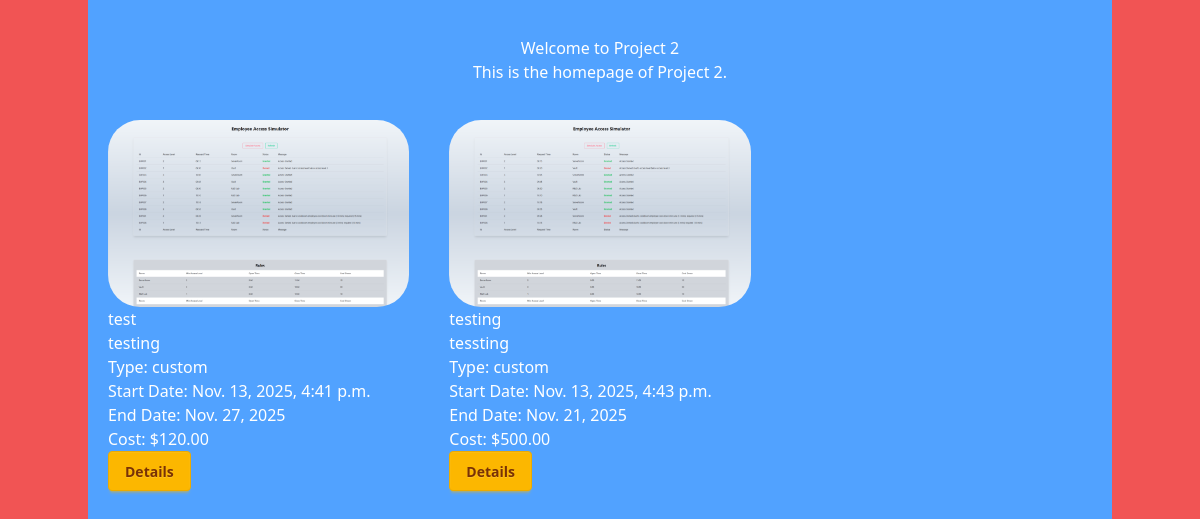
The page /project2/ on the database its author committed.
### project2/models.py (models this page shows, shortened)
class ProjectDetail(models.Model):
    title = models.CharField(max_length=200)
    image = models.ImageField(upload_to='project_images/')
    description = models.TextField()
    start_date = models.DateTimeField(default=timezone.now)
    end_date = models.DateField(null=True, blank=True)
    project_type = [("df","default"),("cf","custom")]
    type = models.CharField(max_length=2, choices=project_type)
    cost = models.DecimalField(max_digits=10, decimal_places=2,default=0.00)

### project2/views.py (the view)
# urls.py: path("", views.all_project2, name="all_project2"),
def all_project2(request):
    project_details = ProjectDetail.objects.all()
    return render(request, 'project2/all_project2.html',{'project_details':project_details})

### project2/templates/project2/all_project2.html (shortened to what this page needs)
{% extends 'layout.html' %}
{% block content %}
<div class="container mx-auto bg-blue-400 h-screen">
    <div class="flex flex-col my-5 p-4 items-center justify-center">
        <h1>Welcome to Project 2</h1>
        <p>This is the homepage of Project 2.</p>
    </div>
    <div class="grid grid-cols-3 gap-10 mx-5">
        {% for data in project_details  %}
        <div>
            <img src="{{ data.image.url }}" class="rounded-4xl" alt="{{ data.title }}">
            <h2>{{ data.title }}</h2>
            <p>{{ data.description }}</p>
            <p>Type: {{ data.get_type_display }}</p>
            <p>Start Date: {{ data.start_date }}</p>
            <p>End Date: {{ data.end_date }}</p>
            <p>Cost: ${{ data.cost }}</p>
            <a href="{% url 'project2_detail' data.id %}">
                <button class='btn btn-warning'>Details</button>
            </a>
        </div>
        {% endfor %}
    </div>
</div>
{% endblock %}

### templates/layout.html (shortened to what this page needs)
{% load static tailwind_tags %}
{% load static %}
<!DOCTYPE html>
<html lang="en">
<head>
    <link rel="stylesheet" href="{% static 'style.css' %}">
    {% tailwind_css %}
</head>
<body>
    {% block content %}{% endblock %}
</body>
</html>

### static/style.css (style rules this page uses)
body { background-color: #f15454ff; color: white; display: flex; justify-content: center; align-items: center; }

### rows shown on the page
ProjectDetail: image (picture), title "test", description "testing", type "custom", start_date "Nov. 13, 2025, 4:41 p.m.", end_date "Nov. 27, 2025", cost "120.00"
ProjectDetail: image (picture), title "testing", description "tessting", type "custom", start_date "Nov. 13, 2025, 4:43 p.m.", end_date "Nov. 21, 2025", cost "500.00"
